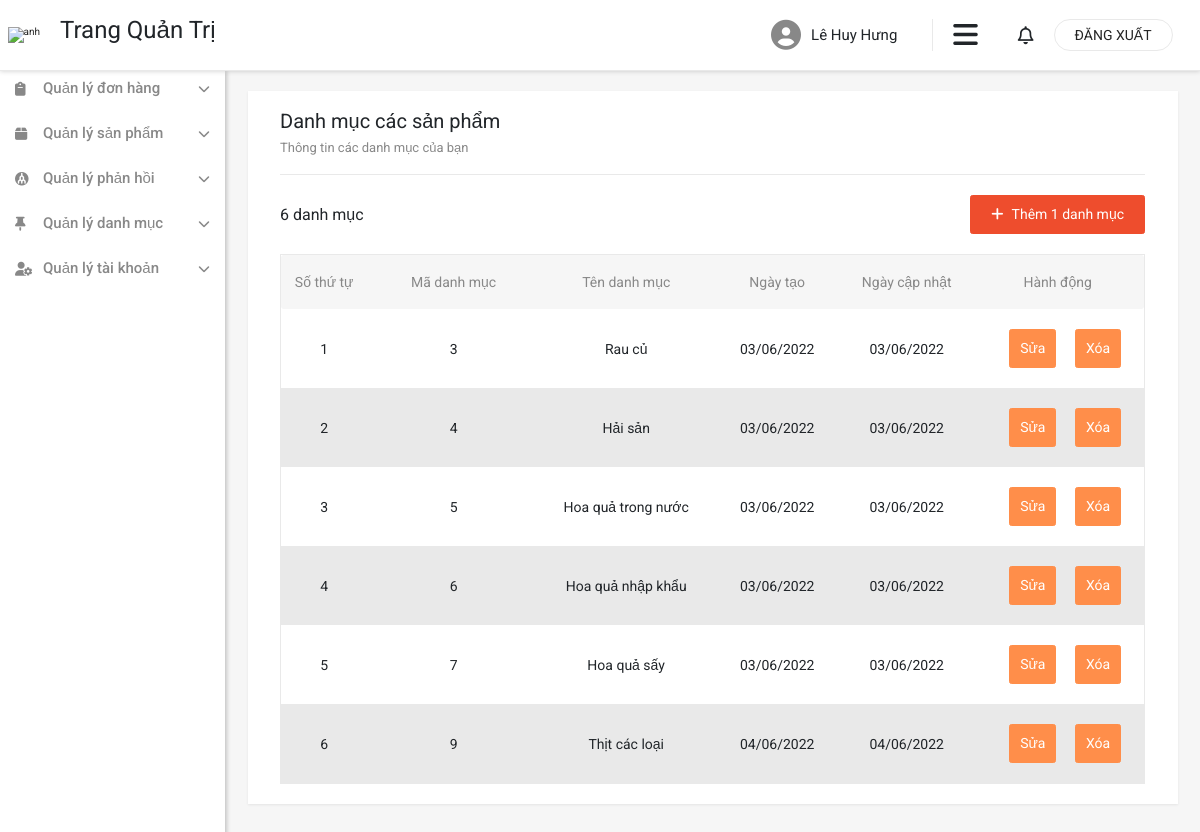
Page /admin/category/index.php (signed in) on the earlier database version.
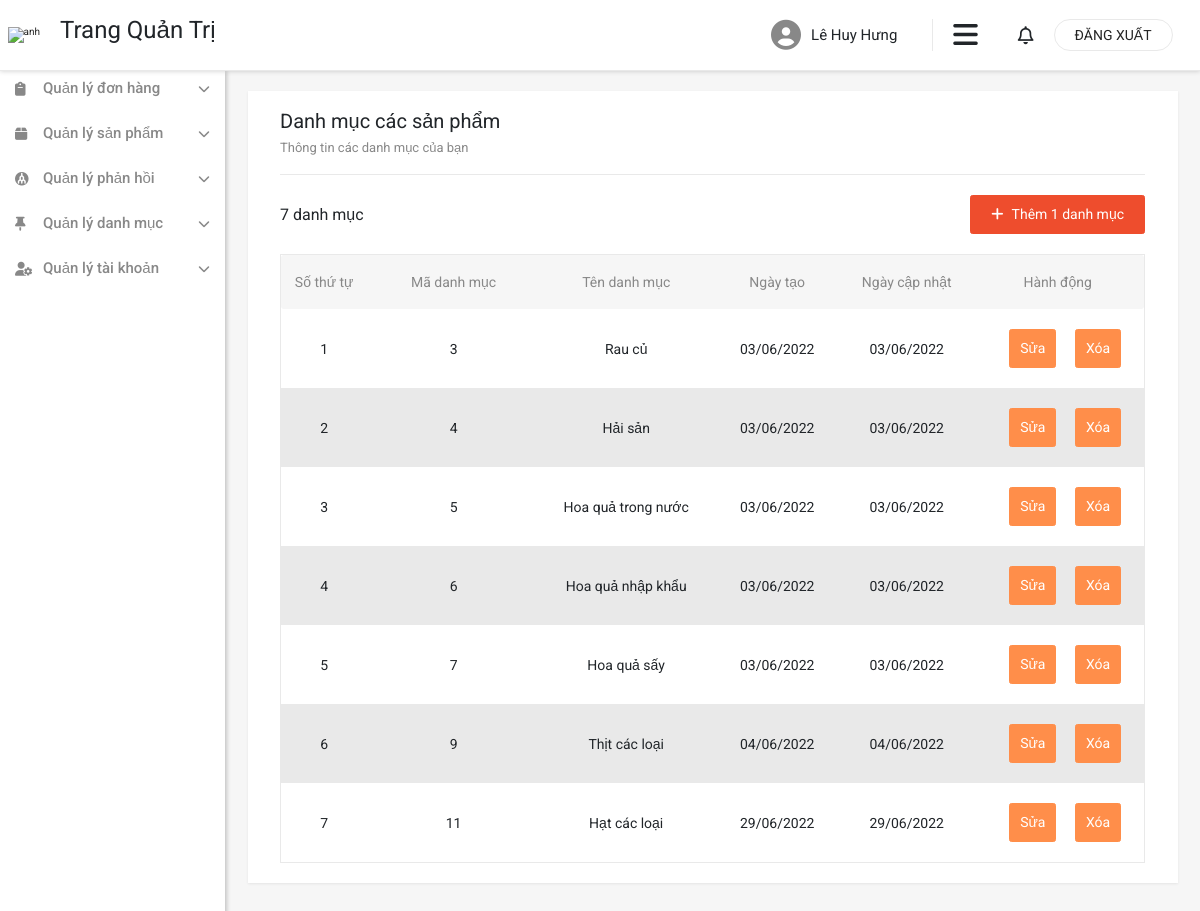
Same page on the later database version.
### tables this page shows
CREATE TABLE `category` (
  `id` int(11) NOT NULL,
  `name` varchar(50) NOT NULL,
  `created_At` datetime NOT NULL,
  `updated_At` datetime NOT NULL
);

### database/dbhelper.php (called while the page is built, shortened)
<?php
function executeResult($sql, $isSingle = false)
{
    $data = null;
    $cont = mysqli_connect(HOST, USERNAME, PASSWORD, DATABASE);
    mysqli_set_charset($cont, "utf8");
    $result = mysqli_query($cont, $sql);
    if ($isSingle) {
        $data = mysqli_fetch_array($result, 1);
    } else {
        $data = [];
        while (($row = mysqli_fetch_array($result, 1)) != null) {
            $data[] = $row;
        }
    }
    return $data;
}

### admin/category/index.php (the view, shortened to what the changed rows need)
<?php
require_once '../../database/dbhelper.php';
$sql = "SELECT * FROM category";
$categories = executeResult($sql);
?>
<!DOCTYPE html>
<html lang="en">
<head>
    <link href="https://cdn.jsdelivr.net/npm/bootstrap@5.1.3/dist/css/bootstrap.min.css" rel="stylesheet"
 />
    <link rel="stylesheet" href="https://cdnjs.cloudflare.com/ajax/libs/font-awesome/6.1.1/css/all.min.css"
 />
    <link rel="stylesheet" href="./../../dist/css/style.css" />
</head>
<?php
require_once './../inc/header.php';
?>
<div class="row">
    <div class="col admin__component">
        <div class="container">
            <div class="row">
                <div class="col category-list shadow-sm">
                    <div class="category-list__content">
                        <div class="category-list__content__header">
                            <h2>Danh mục các sản phẩm</h2>
                        </div>
                        <div class="category-list__content__body">
                            <div class="category-list__content__body__header">
                                <h3>
                                    <?=count($categories) - 1?> danh mục
                                </h3>
                                <a href="./add/">
                                    <button class="category-list__content__body__header__add btn btn-secondary">
                                    </button>
                                </a>
                            </div>
                            <div class="category-list__content__body__list">
                                <?php
$index = 1;
foreach ($categories as $row) {
    if ($row['id'] == 1) {
        continue;
    }
    $created_date = date_create($row['created_At']);
    $updated_date = date_create($row['updated_At']);
    echo '<div class="category-list__content__body__list__item">
                                <div class="category-list__content__body__list__item__index">
                                    <p>' . $index++ . '</p>
                                </div>
                                <div class="category-list__content__body__list__item__id">
                                    <p>' . $row['id'] . '</p>
                                </div>
                                <div class="category-list__content__body__list__item__name">
                                    <p>' . $row['name'] . '</p>
                                </div>
                                <div class="category-list__content__body__list__item__create">
                                    <p>
                                        ' . date_format($created_date, 'd/m/Y') . '
                                    </p>
                                </div>
                                <div class="category-list__content__body__list__item__update">
                                    <p>
                                        ' . date_format($updated_date, 'd/m/Y') . '
                                    </p>
                                </div>
                                <div class="category-list__content__body__list__item__action">
                                    <a href="./edit/?id=' . $row['id'] . '">
                                        <button class="btn btn-secondary list__action__btn shadow-none">
                                            Sửa
                                        </button>
                                        </a>
                                    <a href="./delete_category_process.php?id=' . $row['id'] . '">
                                        <button class="btn btn-secondary list__action__btn shadow-none delete_btn">
                                            Xóa
                                        </button>
                                        </a>
                                </div>
                                </div>';
}
?>
                            </div>
                        </div>
                    </div>
                </div>
            </div>
        </div>
    </div>
</div>
</div>
</div>
</div>
</body>
</html>

Differences in the rows shown:
added category: id "11", name "Hạt các loại", created_At "29/06/2022", updated_At "29/06/2022"
Other differences:
count($categories) - 1: "6" → "7"
